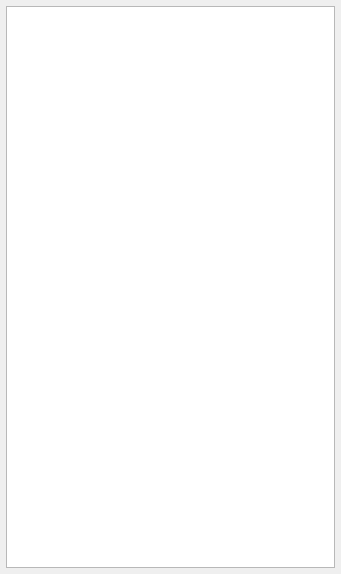
<?xml version="1.0" encoding="UTF-8"?>
<ui version="4.0">
    <class>navigatorPane</class>
    <widget class="QWidget" name="navigatorPane">
        <property name="geometry">
            <rect>
                <x>0</x>
                <y>0</y>
                <width>341</width>
                <height>574</height>
            </rect>
        </property>
        <property name="windowTitle">
            <string>Form</string>
        </property>
        <layout class="QVBoxLayout" name="verticalLayout">
            <property name="leftMargin">
                <number>6</number>
            </property>
            <property name="topMargin">
                <number>6</number>
            </property>
            <property name="rightMargin">
                <number>6</number>
            </property>
            <property name="bottomMargin">
                <number>6</number>
            </property>
            <item>
                <widget class="QTreeView" name="navTreeView">
                    <property name="contextMenuPolicy">
                        <enum>Qt::CustomContextMenu</enum>
                    </property>
                    <attribute name="headerVisible">
                        <bool>false</bool>
                    </attribute>
                </widget>
            </item>
        </layout>
    </widget>
    <resources/>
    <connections/>
</ui>
